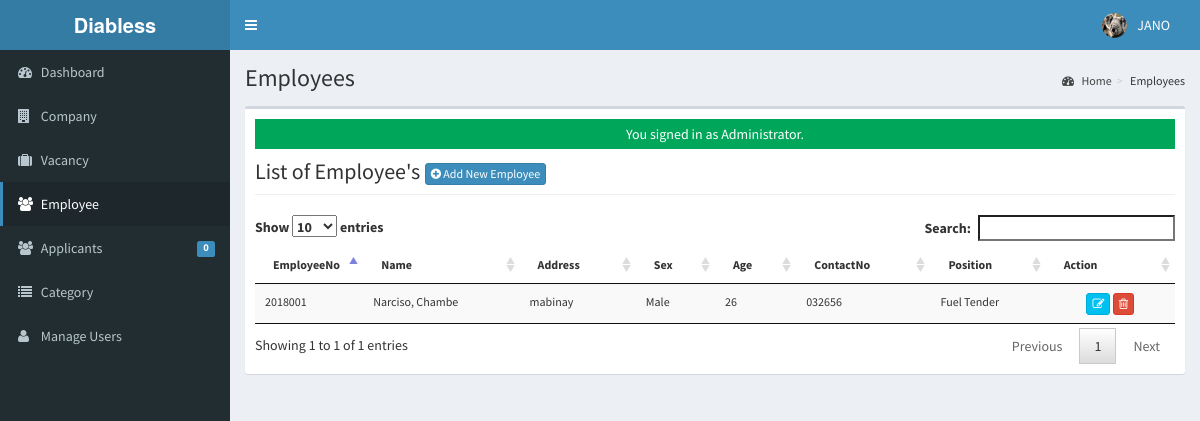
The app's page /admin/employee/index.php (signed in) with its own data.
### tables this page shows
CREATE TABLE IF NOT EXISTS `tblusers` (
  `USERID` varchar(30) NOT NULL,
  `FULLNAME` varchar(40) NOT NULL,
  `USERNAME` varchar(90) NOT NULL,
  `PASS` varchar(90) NOT NULL,
  `ROLE` varchar(30) NOT NULL,
  `PICLOCATION` varchar(255) NOT NULL,
  PRIMARY KEY (`USERID`)
);

CREATE TABLE IF NOT EXISTS `tblemployees` (
  `INCID` int(11) NOT NULL AUTO_INCREMENT,
  `EMPLOYEEID` varchar(30) NOT NULL,
  `FNAME` varchar(50) NOT NULL,
  `LNAME` varchar(50) NOT NULL,
  `MNAME` varchar(50) NOT NULL,
  `ADDRESS` varchar(90) NOT NULL,
  `BIRTHDATE` date NOT NULL,
  `BIRTHPLACE` varchar(90) NOT NULL,
  `AGE` int(11) NOT NULL,
  `SEX` varchar(30) NOT NULL,
  `CIVILSTATUS` varchar(30) NOT NULL,
  `TELNO` varchar(40) NOT NULL,
  `EMP_EMAILADDRESS` varchar(90) NOT NULL,
  `CELLNO` varchar(30) NOT NULL,
  `POSITION` varchar(50) NOT NULL,
  `WORKSTATS` varchar(90) NOT NULL,
  `EMPPHOTO` varchar(255) NOT NULL,
  `EMPUSERNAME` varchar(90) NOT NULL,
  `EMPPASSWORD` varchar(125) NOT NULL,
  `DATEHIRED` date NOT NULL,
  `COMPANYID` int(11) NOT NULL,
  PRIMARY KEY (`INCID`),
  UNIQUE KEY `EMPLOYEEID` (`EMPLOYEEID`)
);

### admin/employee/index.php (called while the page is built, shortened)
<?php
require_once("../../include/initialize.php");
 $title="Employees";
require_once ("../theme/templates.php");
?>

### include/database.php (called while the page is built, shortened)
<?php
class Database {
	var $sql_string = '';
	private $conn;
	public function open_connection() {
		$this->conn = mysqli_connect(server,user,pass);
		if(!$this->conn){
			echo "Problem in database connection! Contact administrator!";
			exit();
		}else{
			$db_select = mysqli_select_db($this->conn,database_name);
		}
	}
	function setQuery($sql='') {
		$this->sql_string=$sql;
	}
	function executeQuery() {
		$result = mysqli_query($this->conn, $this->sql_string);
		return $result;
	}
	private function confirm_query($result) {
		return $result;
	}
	function loadResultList( $key='' ) {
		$cur = $this->executeQuery();
		$array = array();
		while ($row = mysqli_fetch_object($cur)) {
			if ($key) {
				$array[$row->$key] = $row;
			} else {
				$array[] = $row;
			}
		}
		return $array;
	}
	function loadSingleResult() {
		$cur = $this->executeQuery();
		if ($cur && mysqli_num_rows($cur) > 0){
			$row = mysqli_fetch_object($cur);
			return $row;
		} else {
			mysqli_free_result($cur);
			return null;
		}
	}
	 public function escape_value( $value ) {
				$value = stripslashes($value);
			$value = mysqli_real_escape_string($this->conn,$value);
		return $value;
   	}
}
$mydb = new Database();
?>

### include/accounts.php (called while the page is built, shortened)
<?php
require_once(LIB_PATH.DS.'database.php');
class User {
	protected static  $tblname = "tblusers";
	function single_user($id=""){
			global $mydb;
			$id = $mydb -> escape_value($id);
			$query = "SELECT * FROM ". self::$tblname . " WHERE USERID = '{$id}' LIMIT 1";
			$mydb -> setQuery($query);
			$cur = $mydb->loadSingleResult();
			return $cur;
	}
}
?>

### include/function.php (called while the page is built, shortened)
<?php
function currentpage(){
		$this_page = $_SERVER['SCRIPT_NAME'];
	    $bits = explode('/',$this_page);
		 return $bits[3];
	}
		?>

### admin/employee/list.php (the view, shortened to what this page needs)
<div class="row">
   <div class="col-lg-12">
           <h1 class="page-header">List of Employee's  <a href="index.php?view=add" class="btn btn-primary btn-xs  ">  <i class="fa fa-plus-circle fw-fa"></i> Add New Employee</a>  </h1>
      		</div>
  		 </div>
					<form class="wow fadeInDownaction" action="controller.php?action=delete" Method="POST">
						<table id="dash-table" class="table table-striped  table-hover table-responsive" style="font-size:12px" cellspacing="0">
						  <thead>
						  	<tr>
						  		<th width="5%">EmployeeNo</th>
						  		 <th>Name</th>
						  		<th>Address</th>
						  		 <th>Sex</th>
						  		 <th>Age</th>
						  		 <th>ContactNo</th>
						  		 <th>Position</th>
						  	 	<th width="14%" >Action</th>
						  	</tr>
						  </thead>
						  <tbody>
						  	<?php
						  		$mydb->setQuery("SELECT *
													FROM   `tblemployees`");
						  		$cur = $mydb->loadResultList();
								foreach ($cur as $result) {
						  		echo '<tr>';
						  		echo '<td>' . $result->EMPLOYEEID.'</a></td>';
						  		echo '<td>'. $result->LNAME.', '. $result->FNAME.'</td>';
						  		echo '<td>'. $result->ADDRESS.'</td>';
						  		echo '<td>'. $result->SEX.'</td>';
						  		echo '<td>'. $result->AGE.'</td>';
						  		echo '<td>'. $result->TELNO.'</td>';
						  		echo '<td>'. $result->POSITION.'</td>';
				  				echo '<td align="center" >
				  		             <a title="Edit" href="index.php?view=edit&id='.$result->EMPLOYEEID.'"  class="btn btn-info btn-xs  ">
				  		             <span class="fa fa-edit fw-fa"></span></a>
				  		             <a title="Delete" href="controller.php?action=delete&id='.$result->EMPLOYEEID.'"  class="btn btn-danger btn-xs  ">
				  		             <span class="fa fa-trash-o fw-fa"></span></a>
				  					 </td>';
						  		echo '</tr>';
						  	}
						  	?>
						  </tbody>
						</table>
						</form>

### admin/theme/templates.php (shortened to what this page needs)
<!DOCTYPE html>
<html>
    <head>
        <link rel="stylesheet" href="<?php echo web_root;?>bootstrap/css/bootstrap.min.css">
        <link rel="stylesheet" href="<?php echo web_root;?>plugins/font-awesome/css/font-awesome.min.css">
        <link rel="stylesheet" href="<?php echo web_root;?>dist/css/AdminLTE.min.css">
        <link rel="stylesheet" href="<?php echo web_root;?>dist/css/skins/_all-skins.min.css">
        <link rel="stylesheet" href="<?php echo web_root;?>plugins/iCheck/flat/blue.css">
        <link rel="stylesheet" href="<?php echo web_root;?>plugins/morris/morris.css">
        <link rel="stylesheet" href="<?php echo web_root;?>plugins/jvectormap/jquery-jvectormap-1.2.2.css">
        <link href="<?php echo web_root; ?>plugins/datepicker/bootstrap-datetimepicker.min.css" rel="stylesheet" media="screen">
        <link rel="stylesheet" href="<?php echo web_root;?>plugins/dataTables/jquery.dataTables.min.css">
        <link rel="stylesheet" href="<?php echo web_root;?>plugins/bootstrap-wysihtml5/bootstrap3-wysihtml5.min.css">
    </head>
 <body class="hold-transition skin-blue fixed sidebar-mini">
<div class="wrapper">
  <header class="main-header">
    <a href="<?php echo web_root;?>/admin/" class="logo">
      <span class="logo-lg"><b>Diabless</b></span>
    </a>
    <nav class="navbar navbar-static-top" role="navigation">
      <a href="#" class="sidebar-toggle" data-toggle="offcanvas" role="button">
      </a>
      <div class="navbar-custom-menu">
        <ul class="nav navbar-nav">
          <?php
              $user = New User();
              $singleuser = $user->single_user($_SESSION['ADMIN_USERID']);
          ?>
          <li class="dropdown user user-menu" style="padding-right: 15px;"  >
            <a href="#" class="dropdown-toggle" data-toggle="dropdown">
              <img src="<?php echo web_root.'admin/user/'. $singleuser->PICLOCATION;?>" class="user-image" alt="User Image">
              <span class="hidden-xs"><?php echo $singleuser->FULLNAME; ?></span>
            </a>
          </li>
        </ul>
      </div>
    </nav>
  </header>
  <aside class="main-sidebar">
    <section class="sidebar">
      <ul class="sidebar-menu">
        <li  class="<?php echo (currentpage() == 'index.php') ? "active" : false;?>" >
          <a href="<?php echo web_root ;?>admin/">
            <i class="fa fa-dashboard"></i> <span>Dashboard</span>
          </a>
        </li>
        <li class="<?php echo (currentpage() == 'company') ? "active" : false;?>" >
          <a href="<?php echo web_root ;?>admin/company/">
            <i class="fa fa-building"></i> <span>Company</span>
          </a>
        </li>
        <li class="<?php echo (currentpage() == 'vacancy') ? "active" : false;?>" >
          <a href="<?php echo web_root ;?>admin/vacancy/">
            <i class="fa fa-suitcase"></i> <span>Vacancy</span>
          </a>
        </li>
        <li class="<?php echo (currentpage() == 'employee') ? "active" : false;?>" >
          <a href="<?php echo web_root ;?>admin/employee/">
            <i class="fa fa-users"></i> <span>Employee</span>
          </a>
        </li>
        <li class="<?php echo (currentpage() == 'applicants') ? "active" : false;?>" >
          <a href="<?php echo web_root ;?>admin/applicants/">
            <i class="fa fa-users"></i> <span>Applicants</span>
            <span class="label label-primary pull-right">
              <?php
                $sql = "SELECT count(*) as 'APPL' FROM `tbljobregistration` WHERE `PENDINGAPPLICATION`=1";
                $mydb->setQuery($sql);
                $pending = $mydb->loadSingleResult();
                echo $pending->APPL;
              ?>
            </span>
          </a>
        </li>
        <li class="<?php echo (currentpage() == 'category') ? "active" : false;?>" >
          <a href="<?php echo web_root ;?>admin/category/">
            <i class="fa fa-list"></i> <span>Category</span>
          </a>
        </li>
         <li class="<?php echo (currentpage() == 'user') ? "active" : false;?>">
          <a href="<?php echo web_root; ?>admin/user/">
            <i class="fa fa-user"></i> <span>Manage Users</span> </a>
        </li>
      </ul>
    </section>
  </aside>
  <div class="content-wrapper">
  <section class="content-header">
      <h1>
        <?php echo isset($title) ? $title : ''; ?>
      </h1>
      <ol class="breadcrumb">
        <?php
          if ($title!='Home') {
            $active_title = '';
            if (isset($_GET['view'])) {
              $active_title = '<li class='.$active_title.'><a href="index.php">'.$title.'</a></li>';
            }else{
              $active_title = '<li class='.$active_title.'>'.$title.'</li>';
            }
            echo '<li><a href='.web_root.'admin/><i class="fa fa-dashboard"></i> Home</a></li>';
            echo  $active_title;
          }
        ?>
      </ol>
    </section>
         <section class="content">
          <div class="row">
            <div class="col-xs-12">
              <div class="box">
                <div class="box-body">
              <?php
               check_message();
               require_once $content;
               ?>
             </div>
             </div>
           </div>
         </div>
         </section>
 </div>
    </body>
</html>

### include/session.php (shortened to what this page needs)
		<?php
	function check_message(){
		if(isset($_SESSION['message'])){
			if(isset($_SESSION['msgtype'])){
				if ($_SESSION['msgtype']=="info"){
	 				echo  '<div class="alert-info" style="height:30px;text-align:center;padding:5px">'. $_SESSION['message'] . '</div>';
				}elseif($_SESSION['msgtype']=="error"){
					echo  '<div class="alert alert-danger" style="height:30px;text-align:center;padding:5px">' . $_SESSION['message'] . '</div>';
				}elseif($_SESSION['msgtype']=="success"){
					echo  '<div class="alert-success" style="height:30px;text-align:center;padding:5px">' . $_SESSION['message'] . '</div>';
				}
	   		}
		}
	}
?>

### records on screen
tblusers: PICLOCATION (picture), FULLNAME "JANO"
tblemployees: EMPLOYEEID "2018001", LNAME "Narciso", FNAME "Chambe", ADDRESS "mabinay", SEX "Male", AGE "26", TELNO "032656", POSITION "Fuel Tender"

### other values on screen
$pending->APPL "0"
$title "Employees"
$_SESSION['message'] "You signed in as Administrator."
